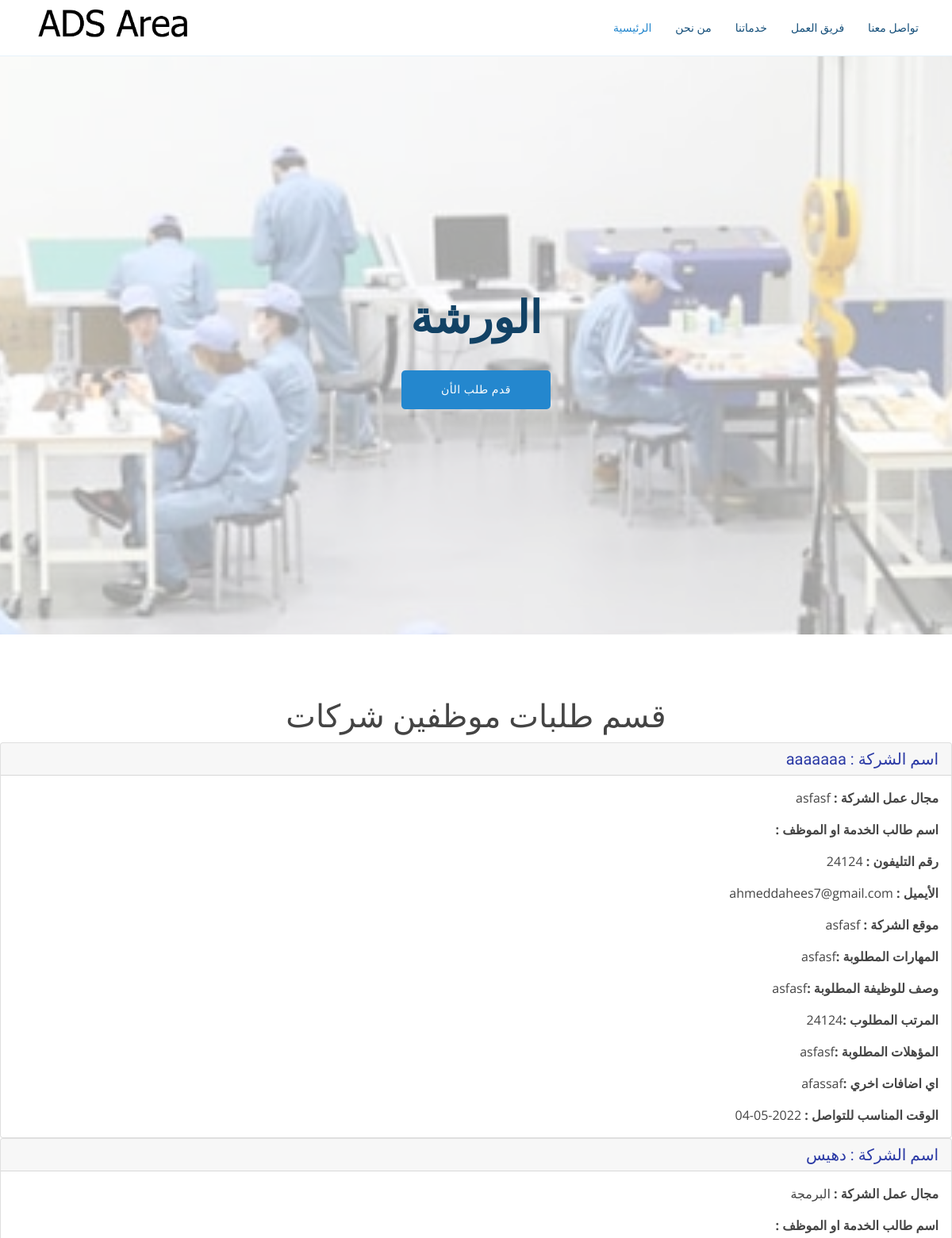
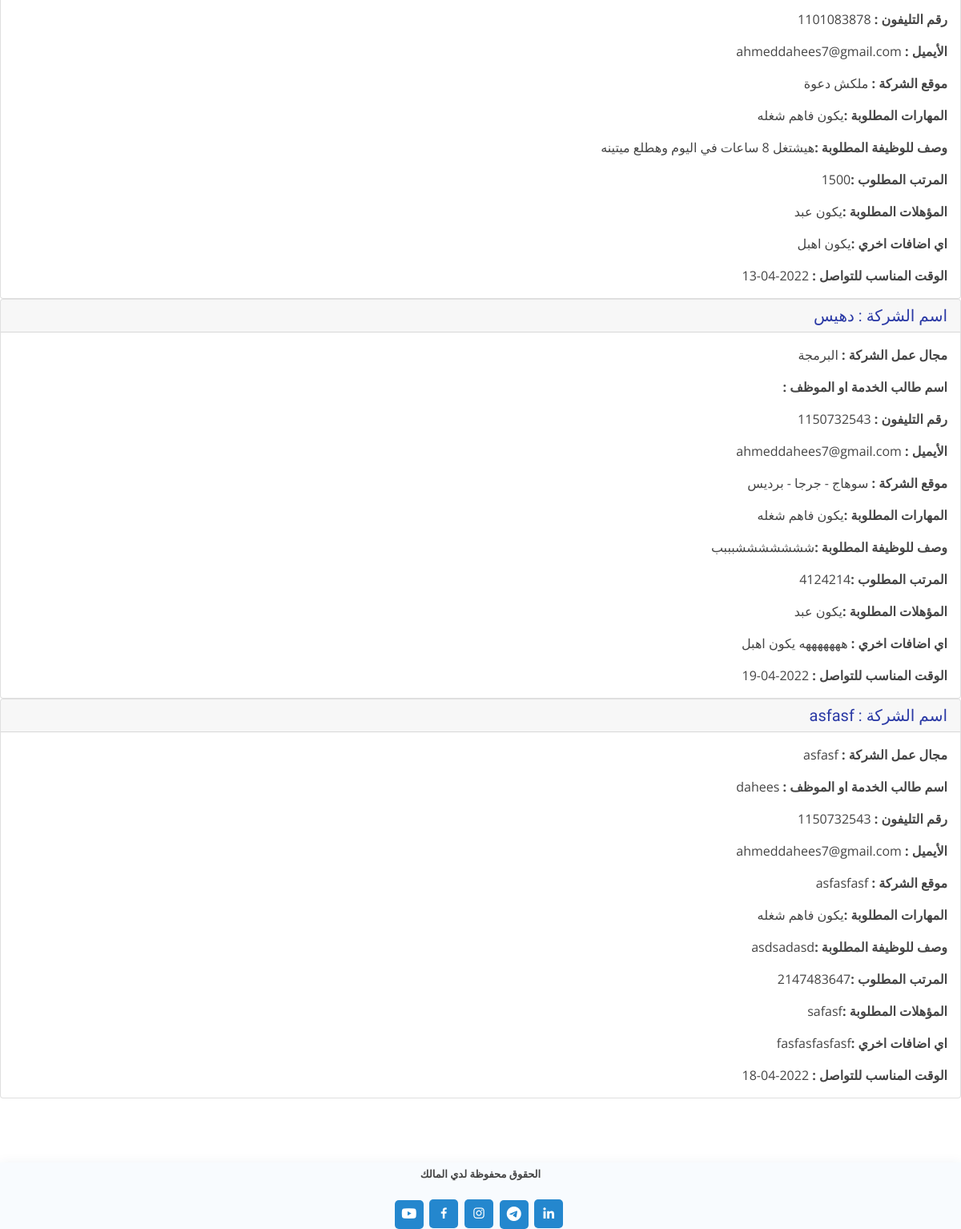
/things/mozf4rka.php, run on the app's committed database (2 pictures, top to bottom).
### tables this page shows
CREATE TABLE `mozf` (
  `id` int(11) NOT NULL,
  `companyname` varchar(1000) NOT NULL,
  `mgalcompany` varchar(1000) NOT NULL,
  `complocation` varchar(2000) NOT NULL,
  `compemail` varchar(1000) NOT NULL,
  `elmharatneed` varchar(500) NOT NULL,
  `cnumber` int(40) NOT NULL,
  `wsfelwzyfa` varchar(999) NOT NULL,
  `elmortp` int(10) NOT NULL,
  `elmo2halneed` varchar(500) NOT NULL,
  `mozfsent` varchar(999) NOT NULL,
  `anymore` varchar(3000) NOT NULL,
  `cdate` varchar(1000) NOT NULL
);

### things/mozf4rka.php (the view, shortened to what this page needs)
<?php include "../forms/upload-company.php";
$comedata = "SELECT * FROM `mozf`";
$reslut = mysqli_query($conncompany, $comedata);
$sql = mysqli_fetch_all($reslut, MYSQLI_ASSOC);
?>
<!DOCTYPE html>
<html lang="en">
<head>
    <link href="../assets/vendor/aos/aos.css" rel="stylesheet">
    <link href="../assets/vendor/bootstrap/css/bootstrap.min.css" rel="stylesheet">
    <link href="../assets/vendor/bootstrap-icons/bootstrap-icons.css" rel="stylesheet">
    <link href="../assets/vendor/boxicons/css/boxicons.min.css" rel="stylesheet">
    <link href="../assets/vendor/glightbox/css/glightbox.min.css" rel="stylesheet">
    <link href="../assets/vendor/remixicon/remixicon.css" rel="stylesheet">
    <link href="../assets/vendor/swiper/swiper-bundle.min.css" rel="stylesheet">
    <link href="../assets/css/style.css" rel="stylesheet">
</head>
<body>
    <header id="header" class="fixed-top">
        <div class="container d-flex align-items-center justify-content-between">
            <a href="index.html" class="logo"><img src="../assets/img/logo.png" alt="" class="img-fluid"></a>
            <nav id="navbar" class="navbar">
                <ul>
                    <li><a class="nav-link scrollto active" href="../index.php">الرئيسية</a></li>
                    <li><a class="nav-link scrollto" href="../index.php#about">من نحن</a></li>
                    <li><a class="nav-link scrollto" href="../index.php#services">خدماتنا</a></li>
                    <li><a class="nav-link scrollto" href="../index.php#team">فريق العمل</a></li>
                    <li><a class="nav-link scrollto" href="../index.php#contact">تواصل معنا</a></li>
                </ul>
            </nav>
        </div>
    </header>
    <?php include "../assets/pages/centerpage.php" ?>
    <section class="inner-page">
    <center><h1>قسم طلبات موظفين شركات </h1></center>
   <?php foreach($sql as $mozf): ?>
    <div style=" text-align:right; direction:rtl;" class="card">
  <h5 class="card-header" style="color:#2a39a5;"> اسم الشركة : <?php echo $mozf['companyname'] ?> </h5>
  <div class="card-body">
    <p class="card-text" > <b> مجال عمل الشركة :</b>   <?php echo $mozf['mgalcompany'] ?> </p>
    <p class="card-text" > <b> اسم طالب الخدمة او الموظف :</b>   <?php echo $mozf['mozfsent'] ?> </p>
    <p class="card-text"> <b> رقم التليفون : </b> <?php echo $mozf['cnumber'] ?></p>
    <p class="card-text">  <b>  الأيميل  : </b> <?php echo $mozf['compemail'] ?>  </p>
    <p class="card-text"> <b>  موقع الشركة :</b> <?php echo $mozf['complocation'] ?> </p>
    <p class="card-text">  <b>المهارات المطلوبة :</b><?php echo $mozf['elmharatneed'] ?>   </p>
    <p class="card-text">  <b>وصف للوظيفة المطلوبة :</b><?php echo $mozf['wsfelwzyfa'] ?>   </p>
    <p class="card-text">  <b>المرتب المطلوب :</b><?php echo $mozf['elmortp'] ?>   </p>
    <p class="card-text">  <b>المؤهلات المطلوبة :</b><?php echo $mozf['elmo2halneed'] ?>   </p>
    <p class="card-text">  <b>اي اضافات اخري :</b><?php echo $mozf['anymore'] ?>   </p>
    <p class="card-text"> <b>  الوقت المناسب للتواصل : </b> <?php echo $mozf['cdate'] ?>   </p>
  </div>
</div>
<?php endforeach ?>
</section>
    <?php include "./../assets/pages/fotter.php" ?>
</body>
</html>

### assets/css/style.css (style rules this page uses)
body { font-family: "Open Sans", sans-serif; color: #444444; }
a { color: #2487ce; text-decoration: none; }
h1, h2, h3, h4, h5, h6 { font-family: 'Lemonada', cursive; }
#header { transition: all 0.5s; background: #fff; z-index: 997; padding: 5px 0; border-bottom: 1px solid #e6f2fb; }
#header .logo { font-size: 28px; margin: 0; padding: 0; line-height: 1; font-weight: 300; letter-spacing: 0.5px; font-family: 'Lemonada', cursive; }
#header .logo img { max-height: 60px; }
.navbar { padding: 0; }
.navbar ul { margin: 0; padding: 0; display: flex; list-style: none; align-items: center; }
.navbar li { position: relative; }
.navbar a, .navbar a:focus { display: flex; align-items: center; justify-content: space-between; padding: 10px 0 10px 30px; font-size: 14px; color: #16507b; white-space: nowrap; transition: 0.3s; }
.navbar a:hover, .navbar .active, .navbar .active:focus, .navbar li:hover>a { color: #2487ce; }
section { padding: 80px 0; overflow: hidden; }

### data on the page
mozf: companyname "aaaaaaa", mgalcompany "asfasf", cnumber "24124", compemail "ahmeddahees7@gmail.com", complocation "asfasf", elmharatneed "asfasf", wsfelwzyfa "asfasf", elmortp "24124", elmo2halneed "asfasf", anymore "afassaf", cdate "2022-05-04"
mozf: companyname "دهيس", mgalcompany "البرمجة", cnumber "1101083878", compemail "ahmeddahees7@gmail.com", complocation "ملكش دعوة", elmharatneed "يكون فاهم شغله", wsfelwzyfa "هيشتغل 8 ساعات في اليوم وهطلع ميتينه", elmortp "1500", elmo2halneed "يكون عبد", anymore "يكون اهبل", cdate "2022-04-13"
mozf: companyname "دهيس", mgalcompany "البرمجة", cnumber "1150732543", compemail "ahmeddahees7@gmail.com", complocation "سوهاج - جرجا - برديس", elmharatneed "يكون فاهم شغله", wsfelwzyfa "شششششششبببب", elmortp "4124214", elmo2halneed "يكون عبد", anymore "هههههههه يكون اهبل", cdate "2022-04-19"
mozf: companyname "asfasf", mgalcompany "asfasf", mozfsent "dahees", cnumber "1150732543", compemail "ahmeddahees7@gmail.com", complocation "asfasfasf", elmharatneed "يكون فاهم شغله", wsfelwzyfa "asdsadasd", elmortp "2147483647", elmo2halneed "safasf", anymore "fasfasfasfasf", cdate "2022-04-18"
